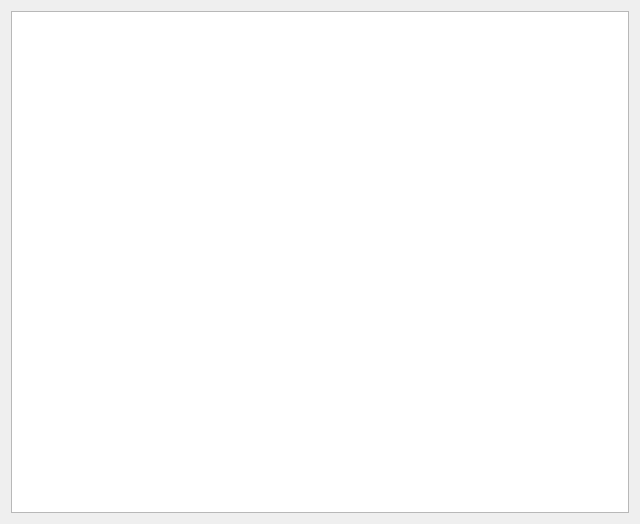
<?xml version="1.0" encoding="UTF-8"?>
<ui version="4.0">
 <class>Form</class>
 <widget class="QWidget" name="Form">
  <property name="geometry">
   <rect>
    <x>0</x>
    <y>0</y>
    <width>640</width>
    <height>524</height>
   </rect>
  </property>
  <property name="windowTitle">
   <string>Form</string>
  </property>
  <layout class="QHBoxLayout" name="horizontalLayout">
   <item>
    <widget class="PyDMTimePlot" name="PyDMTimePlot">
     <property name="minimumSize">
      <size>
       <width>500</width>
       <height>500</height>
      </size>
     </property>
     <property name="toolTip">
      <string/>
     </property>
     <property name="whatsThis">
      <string/>
     </property>
     <property name="title" stdset="0">
      <string>Multiple Plots</string>
     </property>
     <property name="showLegend">
      <bool>true</bool>
     </property>
     <property name="channelList">
      <stringlist>
       <string>ca://MTEST:Float</string>
       <string>ca://MTEST:MeanValue</string>
      </stringlist>
     </property>
     <property name="bufferSize">
      <number>300</number>
     </property>
     <property name="updatesAsynchronously">
      <bool>false</bool>
     </property>
     <property name="timeSpan">
      <double>30.000000000000000</double>
     </property>
     <property name="updateInterval">
      <double>0.100000000000000</double>
     </property>
    </widget>
   </item>
  </layout>
 </widget>
 <customwidgets>
  <customwidget>
   <class>PyDMTimePlot</class>
   <extends>QGraphicsView</extends>
   <header>pydm.widgets.timeplot</header>
  </customwidget>
 </customwidgets>
 <resources/>
 <connections/>
</ui>
